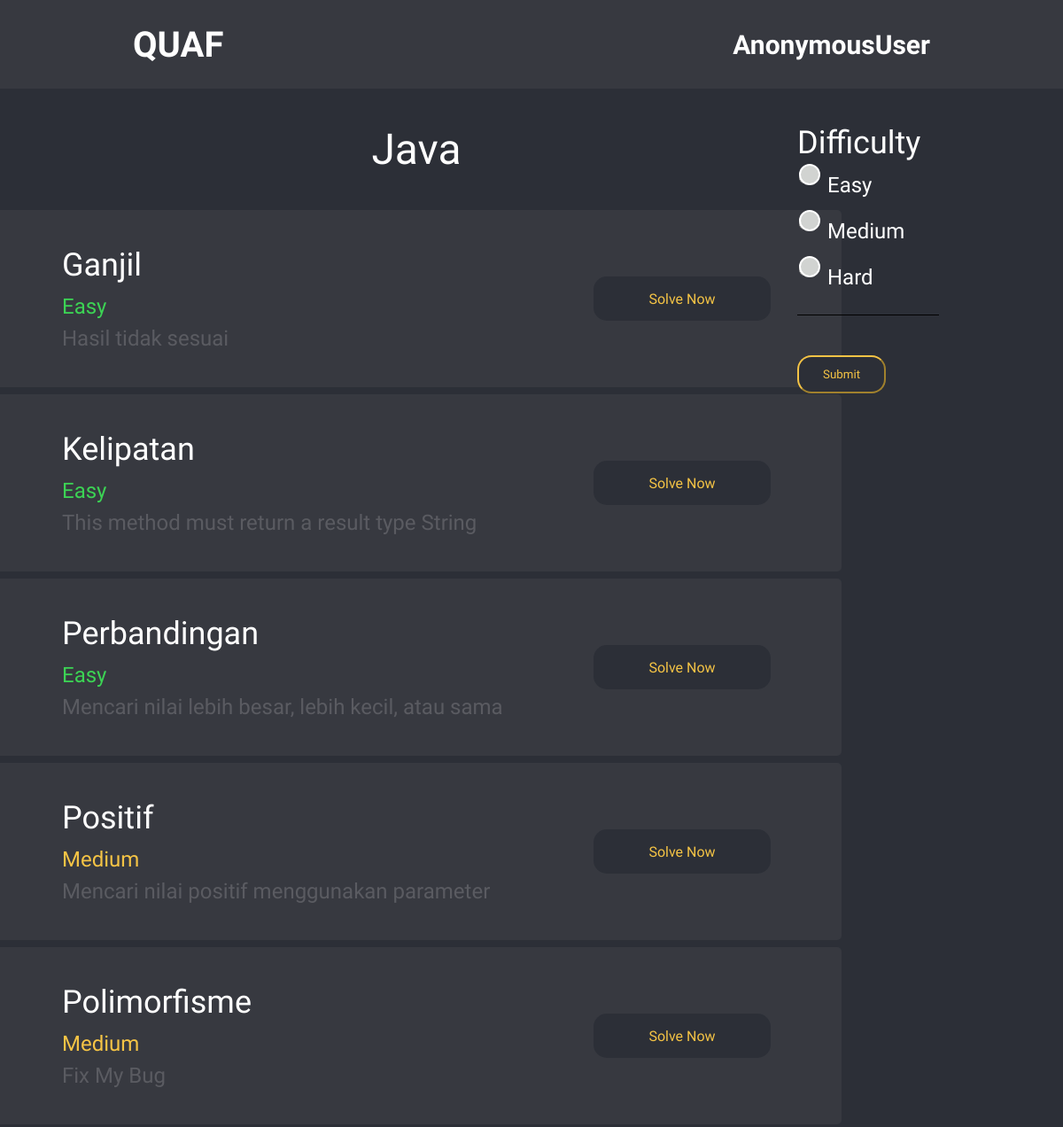
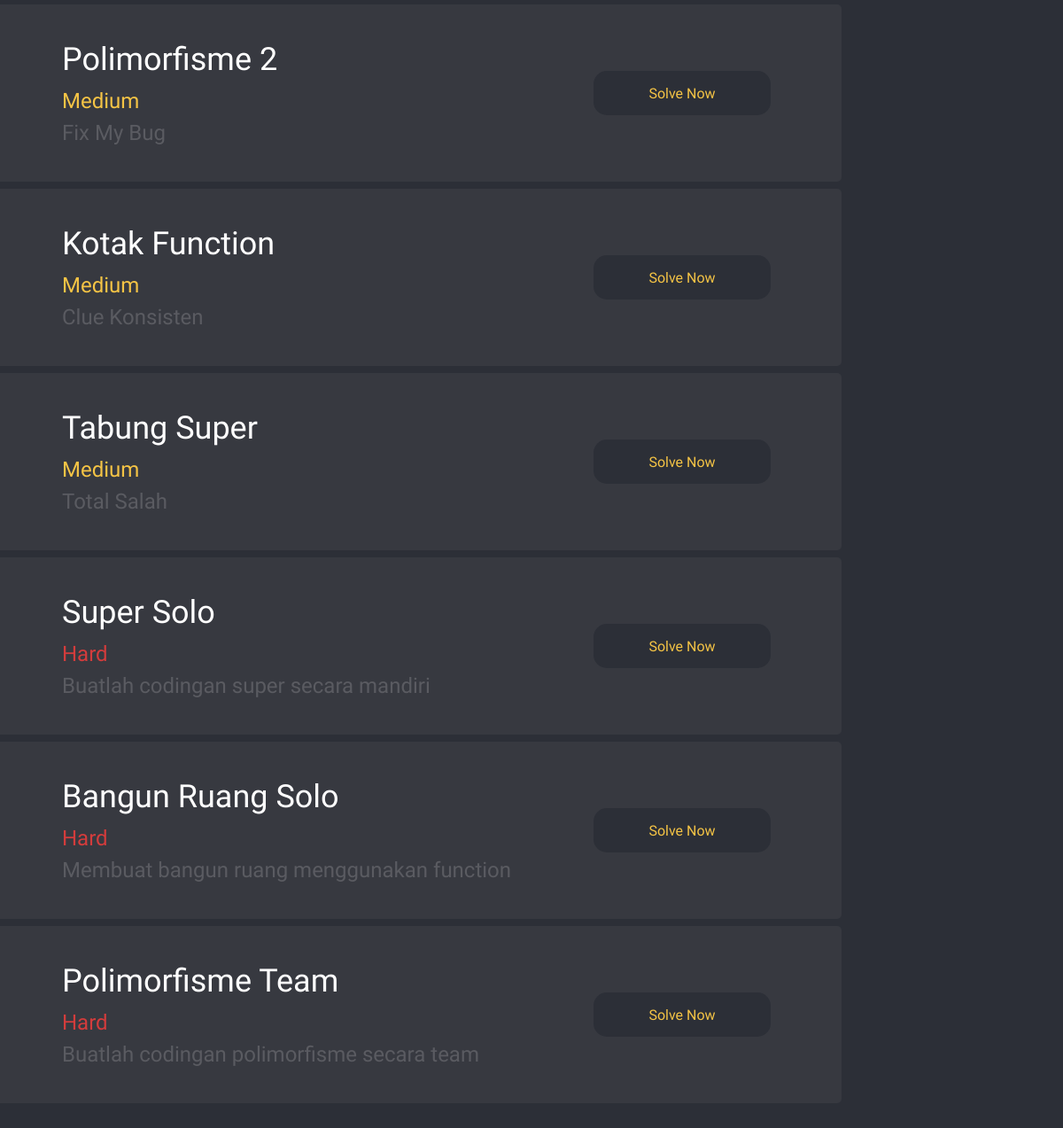
Page /Java/ on the committed database (2 pictures, top to bottom).
### manager/models.py (models this page shows, shortened)
class Soal(models.Model):
    category = (
        ("Easy","Easy"),
        ("Medium","Medium"),
        ("Hard","Hard"),
    )
    data = (
        ("Java","Java"),
        ("HTML","HTML"),
        ("Kotlin","Kotlin"),
        ("PHP","PHP"),
        ("Android","Android"),
        )
    title = models.CharField(max_length=20)
    description = models.CharField(max_length=50, null=True)
    code = models.TextField(null=True)
    category = models.CharField(max_length=20,choices=category)
    course = models.CharField(max_length=20,choices=data)
    contoh = models.ImageField(upload_to='static/img/', null=True, blank=True)

### project/views.py (the view)
# urls.py: path('<str:course>/',views.CourseListView.as_view()),
class CourseListView(ListView):
    model = Soal
    template_name = 'course.html'
    def get(self,request,*args, **kwargs):
        self.object_list = self.get_queryset().filter(course = kwargs['course'])
        jawaban = UserSubmit.objects.filter(user = request.user)
        title = kwargs['course']
        context = {
            "object_list":self.object_list,
            "jawaban":jawaban,
            "title":title,
        }
        if "category" in request.GET:
            category = request.GET['category']
            self.object_list = self.object_list.filter(category = category)
            context['object_list'] = self.object_list
        return render(request,self.template_name,context)

### templates/course.html (shortened to what this page needs)
{% load static %}
<!DOCTYPE html>
<html lang="en">
<head>
    <link rel="stylesheet" href="{% static 'static/css/course.css' %}">
</head>
<body>
    <header>
        <h1><a href="/"> QUAF </a></h1>
        <nav>
            <li>
                {% if user == admin %}
                <a href="/manager/">{{user}}</a>
                {% else %}
                <p><b> {{user}} </b></p>
                {% endif %}
            </li>
        </nav>
    </header>
    <main>
        <p class="judulc">{{title}}</p>
        {% for x in object_list %}
        <div class="content1">
            <div class="vertical">
                <div class="card">
                    <div class="verticalisicard">
                        <p class="judul">{{x.title}}</p>
                        {% if x.category == "Easy" %}
                        <p class="dific" style="color:#3CD354;">{{x.category}}</p>
                        {% elif x.category == "Medium"%}
                        <p class="dific" style="color:#F5C445;">{{x.category}}</p>
                        {% else %}
                        <p class="dific" style="color:#D33C3C;">{{x.category}}</p>
                        {% endif %}
                        <p class="desc">{{x.description}}</p>
                    </div>
                    <div class="button-solve">
                        <a href="{{x.id}}" class="container-link" >Solve Now</a>
                    </div>
                </div>
                {% endfor %}
            </div>
            <form class="vertikal2" action="" method="GET">
                <div class="horizontal2">
                    <div class="difficulty">
                        <p class="juduldifficulty">Difficulty</p>
                        <table>
                            <tr>
                                <td>
                                    <li><input type="radio" name="category" value="Easy"></li>
                                </td>
                                <td>
                                    <p>Easy</p>
                                </td>
                            </tr>
                            <tr>
                                <td>
                                    <li><input type="radio" name="category" value="Medium"></li>
                                </td>
                                <td>
                                    <p>Medium</p>
                                </td>
                            </tr>
                            <tr>
                                <td>
                                    <li><input type="radio" name="category" value="Hard"></li>
                                </td>
                                <td>
                                    <p>Hard</p>
                                </td>
                            </tr>
                        </table>
                    </div>
                    <div class="garis"></div>
                </div>
                <button type="submit" class="submit">Submit</button>
            </form>
        </div>
    </main>
</body>
</html>

### static/css/course.css (style rules this page uses)
* { margin: 0; padding: 0; font-family: "Plus Jakarta Sans", sans-serif; }
body { background-color: #2c2f37; }
main { height: auto; margin-bottom: 64px; margin-right: 260px; }
header { position: sticky; top: 0; height: 100px; width: auto; background-color: #373940; display: flex; align-items: center; justify-content: space-between; padding: 0px 150px; position: sticky; }
nav { display: flex; align-items: center; justify-content: space-between; }
h1 a { color: white; text-decoration: none; font-size: 40px; cursor: pointer; }
nav li { font-size: 30px; font: bold; list-style: none; }
nav li p { color: white; }
main .judulc { font-size: 48px; margin: 40px 0px; text-align: center; color: rgb(255, 255, 255); }
.content1 { display: flex; gap: 150px; flex-direction: row; align-items: center; justify-content: center; }
.card { border-radius: 5px; width: 800px; height: 200px; background-color: #373940; display: flex; justify-content: space-between; align-items: center; padding: 0px 80px; margin-bottom: 8px; }
.button-solve { display: flex; justify-content: center; align-items: center; }
.verticalisicard { display: flex; flex-direction: column; }
.verticalisicard .judul { font-size: 36px; color: white; }
.verticalisicard .dific, .desc { font-size: 24px; }
.dific { margin: 12px 0px 8px 0px; }
.desc { color: #5a5b61; }
.container-link { width: 200px; height: 50px; border-radius: 15px; display: flex; justify-content: center; align-items: center; transition: 0.15s; text-decoration: none; background-color: #2c2f37; color: #f5c445; }
.difficulty li { list-style: none; margin: 10px 0px; font-size: 24px; }
.difficulty { font-size: 36px; color: white; }
.garis { width: 160px; height: 1px; margin: 15px 0px; background-color: black; }
.vertikal2 { position: fixed; display: flex; flex-direction: column; justify-content: flex-start; top: 0; right: 0; margin: 140px; align-items: flex-start; gap: 30px; }
input[type="radio"]:after { width: 20px; height: 20px; border-radius: 15px; position: relative; right: 0; top: -9px; background-color: #d1d3d1; content: ""; display: inline-block; visibility: visible; border: 2px solid white; }
td { height: auto; width: 30px; }
td p { font-size: 24px; }
button { background: #2c2f37; width: 100px; height: 43px; border-radius: 16px; border-color: #f5c445; color: #f5c445; }

### rows in the picture
Soal: title "Ganjil", category "Easy", description "Hasil tidak sesuai"
Soal: title "Kelipatan", category "Easy", description "This method must return a result type String"
Soal: title "Perbandingan", category "Easy", description "Mencari nilai lebih besar, lebih kecil, atau sama"
Soal: title "Positif", category "Medium", description "Mencari nilai positif menggunakan parameter"
Soal: title "Polimorfisme", category "Medium", description "Fix My Bug"
Soal: title "Polimorfisme 2", category "Medium", description "Fix My Bug"
Soal: title "Kotak Function", category "Medium", description "Clue Konsisten"
Soal: title "Tabung Super", category "Medium", description "Total Salah"
Soal: title "Super Solo", category "Hard", description "Buatlah codingan super secara mandiri"
Soal: title "Bangun Ruang Solo", category "Hard", description "Membuat bangun ruang menggunakan function"
Soal: title "Polimorfisme Team", category "Hard", description "Buatlah codingan polimorfisme secara team"

### other values in the picture
{{ user }} "AnonymousUser"
{{ title }} "Java"
